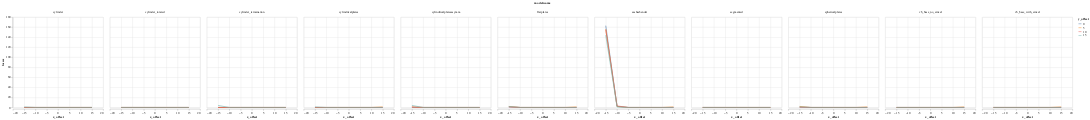

This figure's notebook cell:
### Code cell
alt.Chart(DATA).mark_line().encode(
    column="modelname",
    color='y_offset:N',
    x='x_offset',
    y='losses',
)

### Figure 1 — Vega-Lite specification as saved in the notebook (floating-point values rounded to 4 significant figures; data arrays with more than 128 entries replaced by an {"elided": "..."} marker saying what was removed)
{"$schema": "https://vega.github.io/schema/vega-lite/v1.2.1.json", "data": {"values": {"elided": "308 records"}}, "encoding": {"color": {"field": "y_offset", "type": "nominal"}, "column": {"field": "modelname", "type": "nominal"}, "x": {"field": "x_offset", "type": "quantitative"}, "y": {"field": "losses", "type": "quantitative"}}, "mark": "line"}
